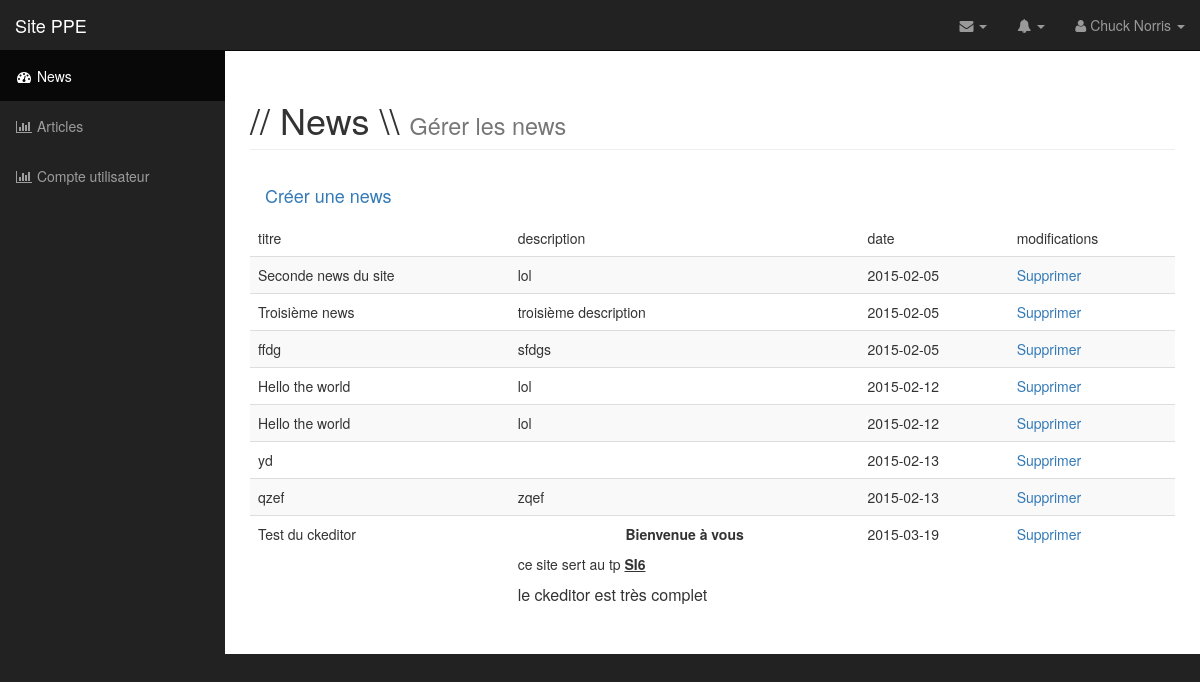
Page /siteadmin/index.php?controller=news on the committed database.
### tables this page shows
CREATE TABLE IF NOT EXISTS `news` (
  `id` int(11) NOT NULL AUTO_INCREMENT COMMENT 'gère les id news',
  `titre` varchar(25) NOT NULL,
  `description` varchar(350) DEFAULT 'Il n''y a pas de description',
  `dte` date DEFAULT NULL COMMENT 'gère la date des news',
  PRIMARY KEY (`id`)
);

### siteadmin/pdo/MyPdo.php (called while the page is built, shortened)
<?php
class MyPdo
{
	public function __construct(){
		try
		{
			$this->connection=new PDO('mysql:host=localhost;dbname=si6;charset=utf8','root','');
		}
		catch(PDOException $e){
			echo 'Echec lors de la connetion:'.$e->getMessage();
		}
	}
}

### siteadmin/pdo/NewsPdo.php (called while the page is built, shortened)
<?php
class NewsPdo extends MyPdo
{
	public function getAll(){
		$reponse = $this->connection->query('SELECT * FROM news');
		$resultat = array();
		while ($donnees = $reponse->fetch())
		{
			$uneNews=new News();
			$uneNews->id=$donnees["id"];
			$uneNews->titre=$donnees["titre"];
			$uneNews->description=$donnees["description"];
		  	$uneNews->dte=$donnees["dte"];
		  	$resultat[]=$uneNews;
		}
		return $resultat;
 	}
}

### siteadmin/page/news/index.php (the view)
<div class="row">
    <div class="col-lg-12">
        <h1 class="page-header">
          //  News \\ <small> Gérer les news</small>
        </h1>
<a class="navbar-brand" href="index.php?controller=news&action=create">Créer une news</a>
        <table class="table table-striped">
            <thead>
                <tr>
                    <td>titre</td>
                    <td>description</td>
                    <td>date</td>
                    <td>modifications</td>
                </tr>
            </thead>
            <tbody>
                <?php
                foreach ($lesNews as $uneNews) {
                   echo "<tr><td>".$uneNews->titre."</td><td>".$uneNews->description."</td><td>".$uneNews->dte."</td><td><a href=\"index.php?controller=news&action=delete&id=".$uneNews->id."\">Supprimer</a>
</td></tr>";
                }
                ?>
            </tbody>
        </table>
    </div>
</div>

### siteadmin/public/css/sb-admin.css (style rules this page uses)
body { margin-top: 100px; background-color: #222; }
@media (min-width:768px) { body { margin-top: 50px; } }

### rows in the picture
news: titre "Seconde news du site", description "lol", dte "2015-02-05"
news: titre "Troisième news", description "troisième description", dte "2015-02-05"
news: titre "ffdg", description "sfdgs", dte "2015-02-05"
news: titre "Hello the world", description "lol", dte "2015-02-12"
news: titre "Hello the world", description "lol", dte "2015-02-12"
news: titre "yd", dte "2015-02-13"
news: titre "qzef", description "zqef", dte "2015-02-13"
news: titre "Test du ckeditor", description "Bienvenue à vous ce site sert au tp SI6 le ckeditor est très complet", dte "2015-03-19"
